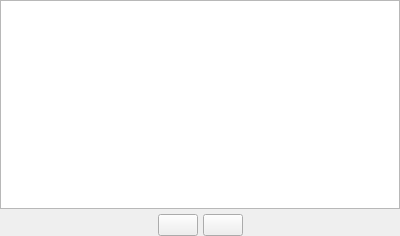
<?xml version="1.0" encoding="UTF-8"?>
<ui version="4.0">
 <class>FacesSelectionForm</class>
 <widget class="QWidget" name="FacesSelectionForm">
  <property name="geometry">
   <rect>
    <x>0</x>
    <y>0</y>
    <width>400</width>
    <height>236</height>
   </rect>
  </property>
  <property name="sizePolicy">
   <sizepolicy hsizetype="Fixed" vsizetype="Fixed">
    <horstretch>0</horstretch>
    <verstretch>0</verstretch>
   </sizepolicy>
  </property>
  <property name="windowTitle">
   <string>Form</string>
  </property>
  <layout class="QGridLayout">
   <property name="leftMargin">
    <number>0</number>
   </property>
   <property name="topMargin">
    <number>0</number>
   </property>
   <property name="rightMargin">
    <number>0</number>
   </property>
   <property name="bottomMargin">
    <number>0</number>
   </property>
   <item row="0" column="0">
    <layout class="QVBoxLayout">
     <item>
      <widget class="QTableView" name="tableView">
       <property name="autoFillBackground">
        <bool>false</bool>
       </property>
      </widget>
     </item>
     <item>
      <layout class="QHBoxLayout">
       <item>
        <spacer>
         <property name="orientation">
          <enum>Qt::Horizontal</enum>
         </property>
         <property name="sizeHint" stdset="0">
          <size>
           <width>20</width>
           <height>20</height>
          </size>
         </property>
        </spacer>
       </item>
       <item>
        <widget class="QPushButton" name="pushButtonAdd">
         <property name="toolTip">
          <string>&lt;html&gt;&lt;head/&gt;&lt;body&gt;&lt;p&gt;&lt;span style=&quot; font-size:9pt;&quot;&gt;Add a face joining.&lt;/span&gt;&lt;/p&gt;&lt;/body&gt;&lt;/html&gt;</string>
         </property>
         <property name="text">
          <string/>
         </property>
         <property name="icon">
          <iconset resource="resources_pages.qrc">
           <normaloff>:/new/prefix1/data/icons/22x22/add.png</normaloff>:/new/prefix1/data/icons/22x22/add.png</iconset>
         </property>
        </widget>
       </item>
       <item>
        <widget class="QPushButton" name="pushButtonDelete">
         <property name="toolTip">
          <string>&lt;html&gt;&lt;head/&gt;&lt;body&gt;&lt;p&gt;&lt;span style=&quot; font-size:9pt;&quot;&gt;Remove the last added face joining.&lt;/span&gt;&lt;/p&gt;&lt;/body&gt;&lt;/html&gt;</string>
         </property>
         <property name="text">
          <string/>
         </property>
         <property name="icon">
          <iconset resource="resources_pages.qrc">
           <normaloff>:/new/prefix1/data/icons/22x22/remove.png</normaloff>:/new/prefix1/data/icons/22x22/remove.png</iconset>
         </property>
        </widget>
       </item>
       <item>
        <spacer>
         <property name="orientation">
          <enum>Qt::Horizontal</enum>
         </property>
         <property name="sizeHint" stdset="0">
          <size>
           <width>16</width>
           <height>16</height>
          </size>
         </property>
        </spacer>
       </item>
      </layout>
     </item>
    </layout>
   </item>
  </layout>
 </widget>
 <layoutdefault spacing="5" margin="10"/>
 <layoutfunction spacing="spacing" margin="margin"/>
 <resources>
  <include location="resources_pages.qrc"/>
 </resources>
 <connections/>
 <designerdata>
  <property name="gridDeltaX">
   <number>10</number>
  </property>
  <property name="gridDeltaY">
   <number>10</number>
  </property>
  <property name="gridSnapX">
   <bool>true</bool>
  </property>
  <property name="gridSnapY">
   <bool>true</bool>
  </property>
  <property name="gridVisible">
   <bool>true</bool>
  </property>
 </designerdata>
</ui>
